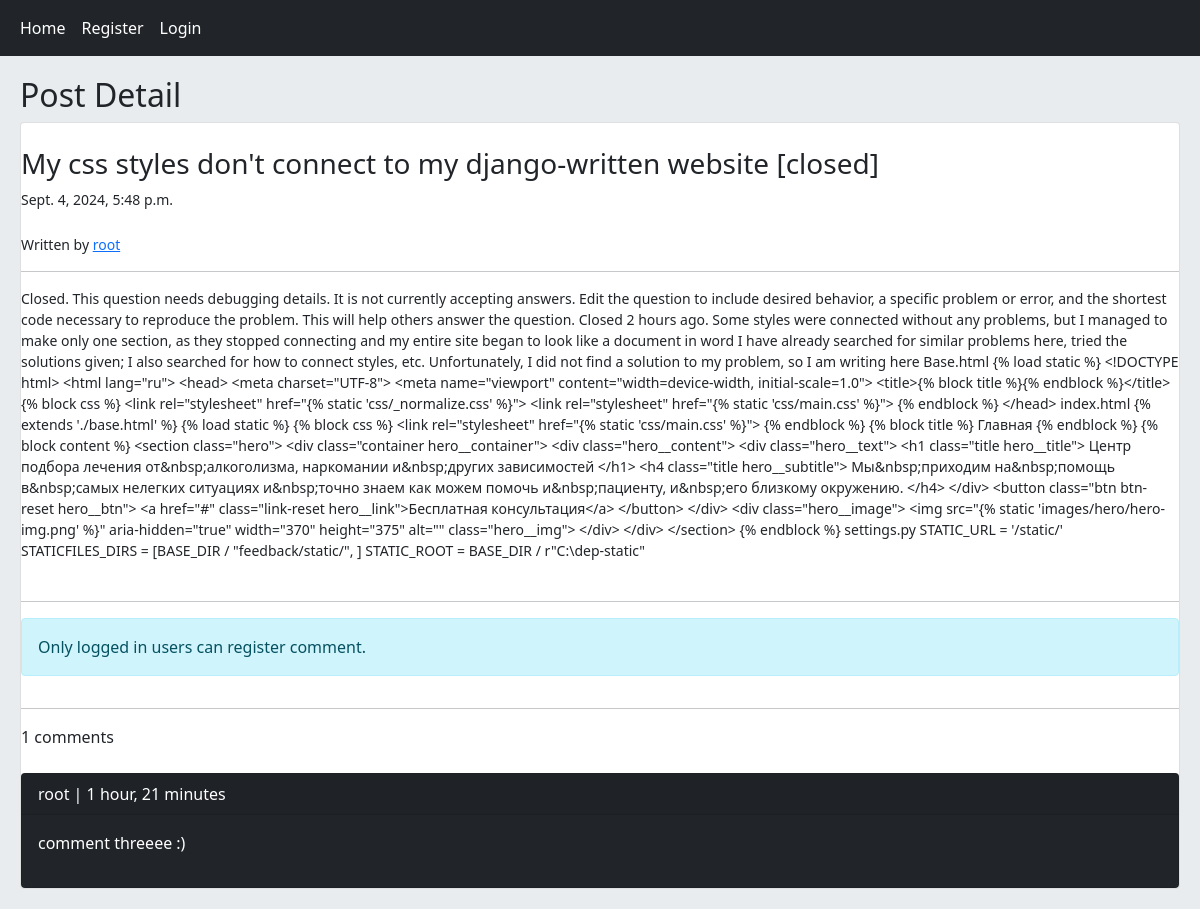
/post/11/my-css-styles-dont-connect-to-my-django-written-website-closed, run on the app's committed database.
### home/models.py (models this page shows, shortened)
class Post(models.Model):
    user=models.ForeignKey(User,on_delete=models.CASCADE,related_name='posts')
    title=models.CharField(max_length=300,null=True)
    body=models.TextField()
    slug=models.SlugField()
    created=models.DateTimeField(auto_now_add=True)
    updated=models.DateTimeField(auto_now=True)
    class Meta:
        ordering=('-created',)

class CommentModel(models.Model):
    user=models.ForeignKey(User,on_delete=models.CASCADE,related_name='ucomments')
    post=models.ForeignKey(Post,on_delete=models.CASCADE,related_name='pcomments')
    reply=models.ForeignKey('CommentModel',on_delete=models.CASCADE,related_name='rcomments', null=True, blank=True)
    is_reply=models.BooleanField(default=False)
    body=models.TextField(max_length=500)
    created=models.DateTimeField(auto_now_add=True)

### home/views.py (the view, shortened to what this page needs)
# urls.py: path('post/<int:post_id>/<slug:post_slug>',views.PostDetailView.as_view(),name='post_detail'),
class PostDetailView(View):
    form_class=CommentCreateForm
    def get(self,request,post_id,post_slug):
        post=get_object_or_404(Post,pk=post_id,slug=post_slug) # post=Post.objects.get(pk=post_id,slug=post_slug)
        comments=post.pcomments.filter(is_reply=False) #comment asli hastan ro biyar na comment haie reply ro
        return render(request,'home/detail.html',{'post':post,'comments':comments,'form':self.form_class})

### home/templates/home/detail.html (shortened to what this page needs)
{% extends "base.html" %}
{% block content %}
    <h2>Post Detail</h2>
    <div class="card">
        <br>
        <h3>{{post.title}}</h3>
        <small>{{post.updated}}</small>
        <br>
        <small>Written by <a href="{% url "account:user_profile" post.user.id %}">{{post.user.username}}</a></small>
        <hr>
        <small>{{post.body}}</small>
        <br>
        <hr>
            {% if request.user.is_authenticated %}
                <form method='POST' action="" >
                    {% csrf_token %}
                    {{form.as_p}}
                    <input type="submit" value="Send" class="btn btn-primary"></input>
                </form>
            {% else %}
                <p class= "alert alert-info">Only logged in users can register comment.</p>
            {% endif %}
            <hr>
            {{comments.count}} comments<br><br>
            {% for comment in comments  %}
                <div class="card bg-dark text-white">
                    <p class="card-header">{{comment.user}}  |  {{comment.created|timesince}} </p>
                    <p class="card-body">{{comment.body}}</p>
                </div>
            {% empty %}
            <div class="card bg-dark text-white">
                <p class="card-header">without comment </p>
            </div>
            {% endfor %}
{% endblock content %}

### data on the page
Post: title "My css styles don't connect to my django-written website [closed]", updated "Sept. 4, 2024, 5:48 p.m.", user.username "root", body "Closed. This question needs debugging details. It is not currently accepting answers. Edit the question to include desired behavior, a specific problem or error, and the shortest code necessary to reproduce the problem. This will help others answer the question. Closed 2 hours ago. Some styles were connected without any problems, but I managed to make only one section, as they stopped connecting and my entire site began to look like a document in word I have already searched for similar problems here, tried the solutions given; I also searched for how to connect styles, etc. Unfortunately, I did not find a solution to my problem, so I am writing here Base.html {% load static %} <!DOCTYPE…"
CommentModel: user "root", created "1 hour, 21 minutes", body "comment threeee :)"

### other printed values
{{ comments.count }} "1"
